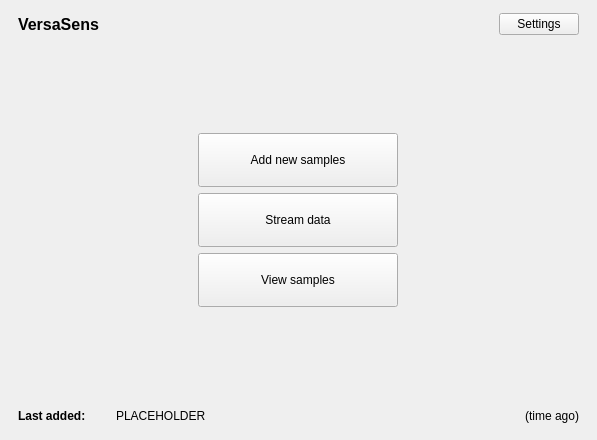
<?xml version="1.0" encoding="UTF-8"?>
<ui version="4.0">
 <class>MainWindow</class>
 <widget class="QMainWindow" name="MainWindow">
  <property name="enabled">
   <bool>true</bool>
  </property>
  <property name="geometry">
   <rect>
    <x>0</x>
    <y>0</y>
    <width>597</width>
    <height>440</height>
   </rect>
  </property>
  <property name="sizePolicy">
   <sizepolicy hsizetype="Minimum" vsizetype="Minimum">
    <horstretch>0</horstretch>
    <verstretch>0</verstretch>
   </sizepolicy>
  </property>
  <property name="windowTitle">
   <string>VersaSens GUI</string>
  </property>
  <widget class="QWidget" name="centralwidget">
   <layout class="QVBoxLayout" name="verticalLayout">
    <item>
     <widget class="QWidget" name="header" native="true">
      <property name="sizePolicy">
       <sizepolicy hsizetype="Preferred" vsizetype="Fixed">
        <horstretch>0</horstretch>
        <verstretch>0</verstretch>
       </sizepolicy>
      </property>
      <property name="minimumSize">
       <size>
        <width>0</width>
        <height>30</height>
       </size>
      </property>
      <property name="maximumSize">
       <size>
        <width>16777215</width>
        <height>50</height>
       </size>
      </property>
      <layout class="QHBoxLayout" name="horizontalLayout">
       <property name="topMargin">
        <number>0</number>
       </property>
       <property name="bottomMargin">
        <number>0</number>
       </property>
       <item>
        <widget class="QLabel" name="header_title">
         <property name="font">
          <font>
           <pointsize>12</pointsize>
           <bold>true</bold>
          </font>
         </property>
         <property name="text">
          <string>VersaSens</string>
         </property>
        </widget>
       </item>
       <item>
        <spacer name="header_spacer">
         <property name="orientation">
          <enum>Qt::Orientation::Horizontal</enum>
         </property>
         <property name="sizeHint" stdset="0">
          <size>
           <width>40</width>
           <height>20</height>
          </size>
         </property>
        </spacer>
       </item>
       <item>
        <widget class="QPushButton" name="settings_button">
         <property name="sizePolicy">
          <sizepolicy hsizetype="Minimum" vsizetype="Fixed">
           <horstretch>0</horstretch>
           <verstretch>0</verstretch>
          </sizepolicy>
         </property>
         <property name="text">
          <string>Settings</string>
         </property>
        </widget>
       </item>
      </layout>
     </widget>
    </item>
    <item>
     <layout class="QHBoxLayout" name="center_layout" stretch="0">
      <property name="spacing">
       <number>6</number>
      </property>
      <item>
       <widget class="QWidget" name="center_widget" native="true">
        <property name="sizePolicy">
         <sizepolicy hsizetype="Maximum" vsizetype="Expanding">
          <horstretch>0</horstretch>
          <verstretch>0</verstretch>
         </sizepolicy>
        </property>
        <layout class="QVBoxLayout" name="verticalLayout_3">
         <item>
          <widget class="QWidget" name="buttons" native="true">
           <property name="sizePolicy">
            <sizepolicy hsizetype="Maximum" vsizetype="Fixed">
             <horstretch>0</horstretch>
             <verstretch>0</verstretch>
            </sizepolicy>
           </property>
           <property name="minimumSize">
            <size>
             <width>0</width>
             <height>0</height>
            </size>
           </property>
           <layout class="QVBoxLayout" name="verticalLayout_2">
            <property name="leftMargin">
             <number>0</number>
            </property>
            <property name="topMargin">
             <number>0</number>
            </property>
            <property name="rightMargin">
             <number>0</number>
            </property>
            <property name="bottomMargin">
             <number>0</number>
            </property>
            <item>
             <widget class="QPushButton" name="add_button">
              <property name="sizePolicy">
               <sizepolicy hsizetype="Fixed" vsizetype="Fixed">
                <horstretch>0</horstretch>
                <verstretch>0</verstretch>
               </sizepolicy>
              </property>
              <property name="minimumSize">
               <size>
                <width>200</width>
                <height>54</height>
               </size>
              </property>
              <property name="maximumSize">
               <size>
                <width>200</width>
                <height>54</height>
               </size>
              </property>
              <property name="baseSize">
               <size>
                <width>0</width>
                <height>0</height>
               </size>
              </property>
              <property name="layoutDirection">
               <enum>Qt::LayoutDirection::LeftToRight</enum>
              </property>
              <property name="text">
               <string>Add new samples</string>
              </property>
             </widget>
            </item>
            <item>
             <widget class="QPushButton" name="stream_button">
              <property name="sizePolicy">
               <sizepolicy hsizetype="Fixed" vsizetype="Fixed">
                <horstretch>0</horstretch>
                <verstretch>0</verstretch>
               </sizepolicy>
              </property>
              <property name="minimumSize">
               <size>
                <width>200</width>
                <height>54</height>
               </size>
              </property>
              <property name="maximumSize">
               <size>
                <width>200</width>
                <height>54</height>
               </size>
              </property>
              <property name="text">
               <string>Stream data</string>
              </property>
             </widget>
            </item>
            <item>
             <widget class="QPushButton" name="view_button">
              <property name="sizePolicy">
               <sizepolicy hsizetype="Fixed" vsizetype="Fixed">
                <horstretch>0</horstretch>
                <verstretch>0</verstretch>
               </sizepolicy>
              </property>
              <property name="minimumSize">
               <size>
                <width>200</width>
                <height>54</height>
               </size>
              </property>
              <property name="maximumSize">
               <size>
                <width>200</width>
                <height>54</height>
               </size>
              </property>
              <property name="text">
               <string>View samples</string>
              </property>
             </widget>
            </item>
           </layout>
          </widget>
         </item>
        </layout>
       </widget>
      </item>
     </layout>
    </item>
    <item>
     <widget class="QWidget" name="footer" native="true">
      <property name="sizePolicy">
       <sizepolicy hsizetype="Preferred" vsizetype="Fixed">
        <horstretch>0</horstretch>
        <verstretch>0</verstretch>
       </sizepolicy>
      </property>
      <property name="minimumSize">
       <size>
        <width>0</width>
        <height>30</height>
       </size>
      </property>
      <layout class="QHBoxLayout" name="horizontalLayout_2">
       <property name="spacing">
        <number>30</number>
       </property>
       <property name="leftMargin">
        <number>9</number>
       </property>
       <property name="topMargin">
        <number>0</number>
       </property>
       <property name="rightMargin">
        <number>9</number>
       </property>
       <property name="bottomMargin">
        <number>0</number>
       </property>
       <item>
        <widget class="QLabel" name="last_added_text">
         <property name="sizePolicy">
          <sizepolicy hsizetype="Fixed" vsizetype="Preferred">
           <horstretch>0</horstretch>
           <verstretch>0</verstretch>
          </sizepolicy>
         </property>
         <property name="font">
          <font>
           <bold>true</bold>
          </font>
         </property>
         <property name="text">
          <string>Last added:</string>
         </property>
        </widget>
       </item>
       <item>
        <widget class="QLabel" name="last_id_text">
         <property name="text">
          <string>PLACEHOLDER</string>
         </property>
        </widget>
       </item>
       <item>
        <widget class="QLabel" name="time_ago_text">
         <property name="sizePolicy">
          <sizepolicy hsizetype="Minimum" vsizetype="Preferred">
           <horstretch>0</horstretch>
           <verstretch>0</verstretch>
          </sizepolicy>
         </property>
         <property name="layoutDirection">
          <enum>Qt::LayoutDirection::LeftToRight</enum>
         </property>
         <property name="text">
          <string>(time ago)</string>
         </property>
         <property name="alignment">
          <set>Qt::AlignmentFlag::AlignRight|Qt::AlignmentFlag::AlignTrailing|Qt::AlignmentFlag::AlignVCenter</set>
         </property>
        </widget>
       </item>
      </layout>
     </widget>
    </item>
   </layout>
  </widget>
 </widget>
 <resources/>
 <connections/>
</ui>
